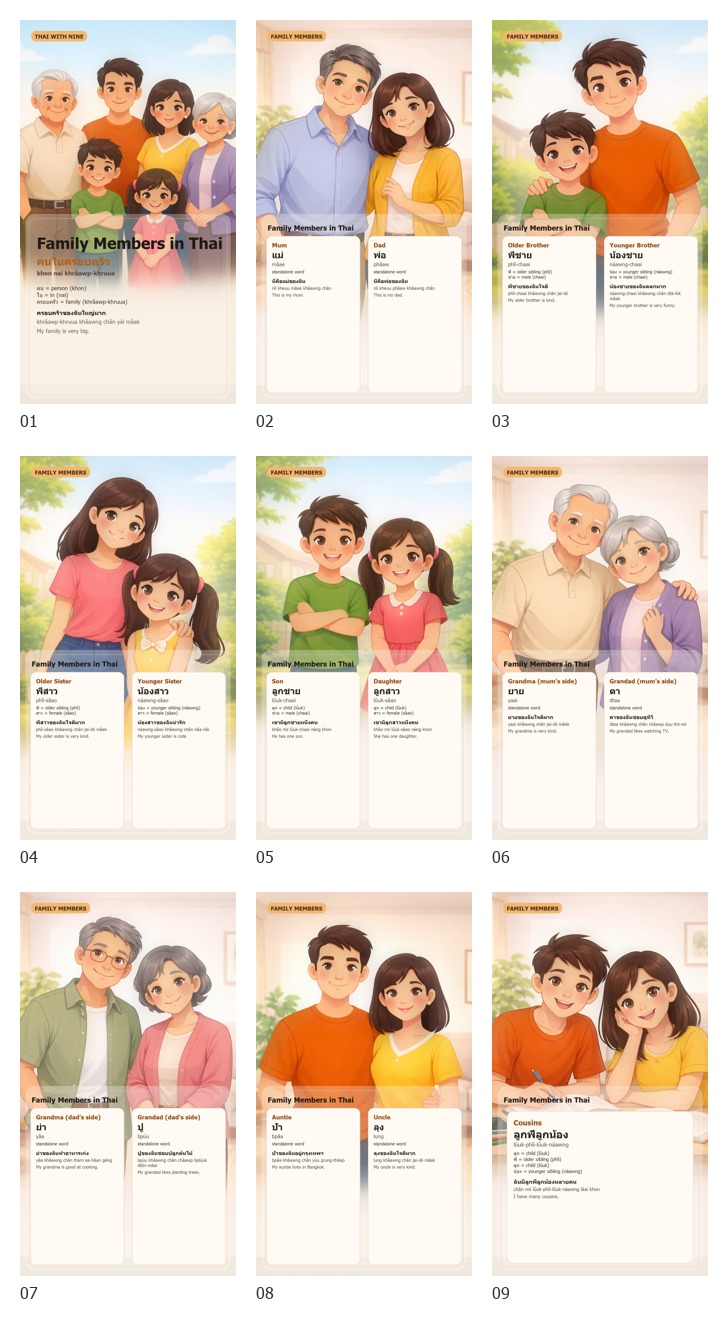
#> input picture Thai images/family-members-carousel-v1/preview/contact-sheet.jpg, 728 x 1328 px
$ python -i render_family_members_carousel.py   (imports and definitions only)
#> lines starting #> are read from the running program, lines starting #| are printed output that depends on the picture
#!/usr/bin/env python3
import json
import math
import os
import textwrap
from pathlib import Path
from typing import Iterable

from PIL import Image, ImageDraw, ImageFilter, ImageFont, ImageOps


ROOT = Path("/Users/Shared/work/thai-nine/Thai images/family-members-carousel-v1")
DATA_PATH = ROOT / "carousel-data.json"
SVG_DIR = ROOT / "source-svg"
PNG_DIR = ROOT / "final-png"
PREVIEW_DIR = ROOT / "preview"

W = 1080
H = 1920
Y_SHIFT = 150
PANEL_Y = 820 + Y_SHIFT
PANEL_RADIUS = 46

FONT_REG = "/System/Library/Fonts/Supplemental/Tahoma.ttf"
FONT_BOLD = "/System/Library/Fonts/Supplemental/Tahoma Bold.ttf"
FONT_FALLBACK = "/System/Library/Fonts/Supplemental/Arial Unicode.ttf"


# [5 lines left out: function load_font, not called in this run]


def rounded_panel(draw: ImageDraw.ImageDraw, box, radius, fill):
    draw.rounded_rectangle(box, radius=radius, fill=fill)


# [30 lines left out: functions wrap_lines, draw_text_block, draw_line_list, not called in this run]


def make_background(image_path: Path) -> Image.Image:
    base = Image.new("RGB", (W, H), "#efe7dc")
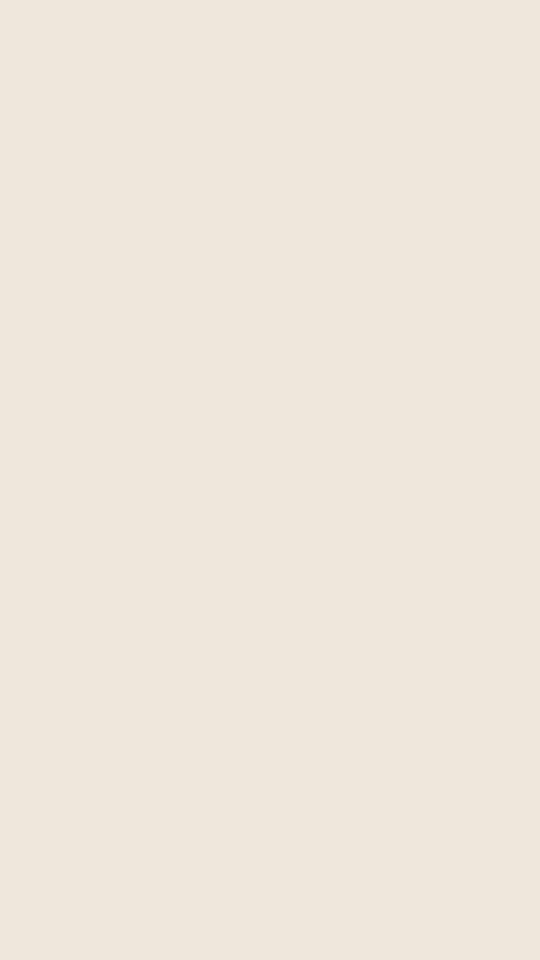
#> base: PIL image 1080x1920 RGB (shown at 1/2 size); mean R, G, B 239, 231, 220
    img = ImageOps.exif_transpose(Image.open(image_path).convert("RGB"))
#> img is the input picture: PIL image 728x1328 RGB; mean R, G, B 232.4, 215.6, 200.7
    scaled_h = int(H * 0.95)
    scaled_w = int(img.width * scaled_h / img.height)
#> scaled_w = 999
    resized = img.resize((scaled_w, scaled_h), Image.Resampling.LANCZOS)
    left = (W - scaled_w) // 2
#> left = 40
    base.paste(resized, (left, 0))
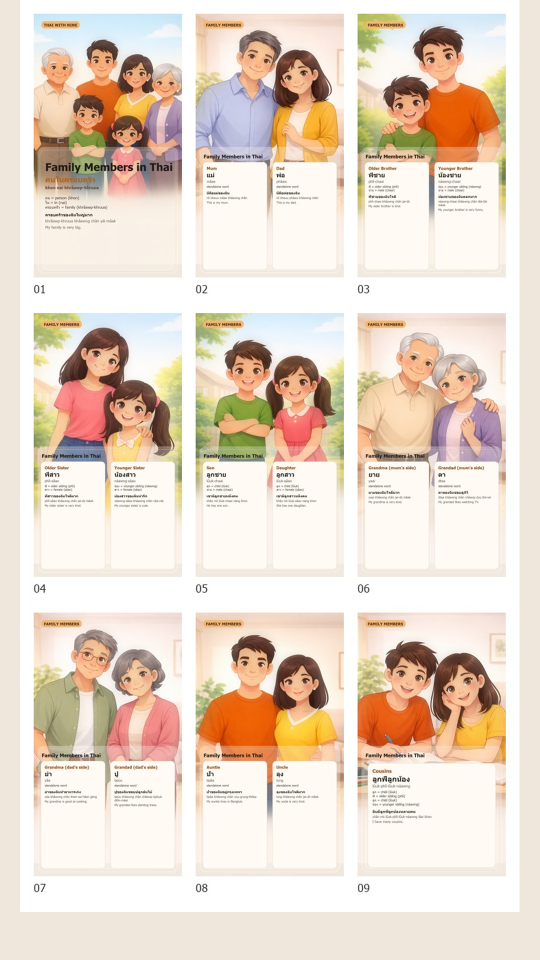
#> base: PIL image 1080x1920 RGB (shown at 1/2 size); mean R, G, B 233.1, 217.5, 203
    blur = resized.filter(ImageFilter.GaussianBlur(36)).resize((W, H), Image.Resampling.LANCZOS)
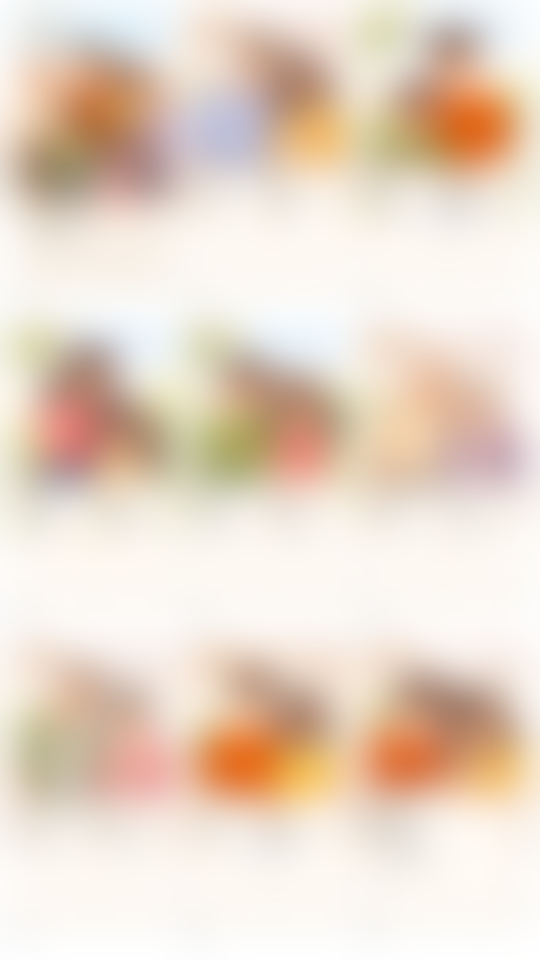
#> blur: PIL image 1080x1920 RGB (shown at 1/2 size); mean R, G, B 232.5, 215.9, 201.1
    overlay = Image.blend(blur, base, 0.78)
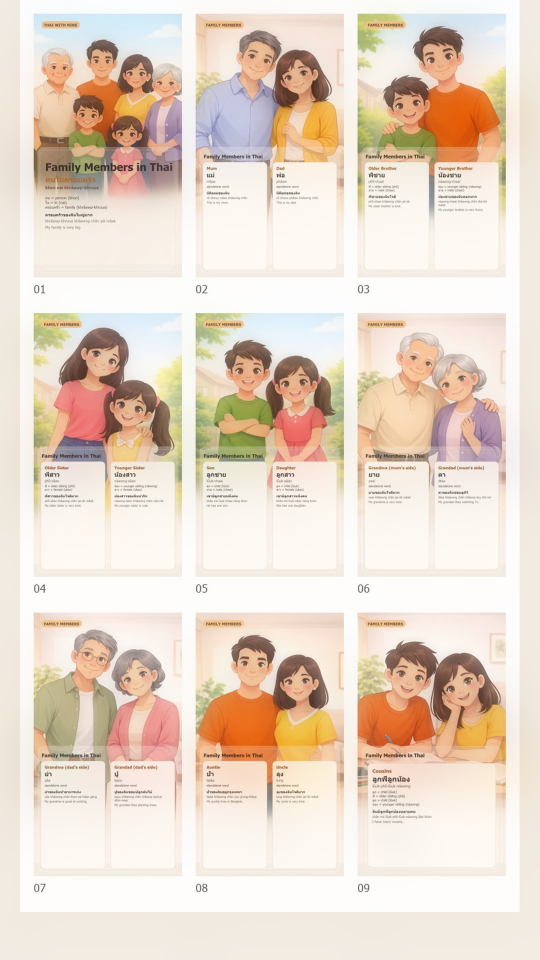
#> overlay: PIL image 1080x1920 RGB (shown at 1/2 size); mean R, G, B 232.5, 216.6, 202.1
    return overlay


# [400 lines left out: functions panel_overlay, draw_chip, render_cover, column_card, render_pair, render_single and 12 more, not called in this run]


# [2 lines not run here, left out]

>>> result = make_background('../Thai images/family-members-carousel-v1/preview/contact-sheet.jpg')
